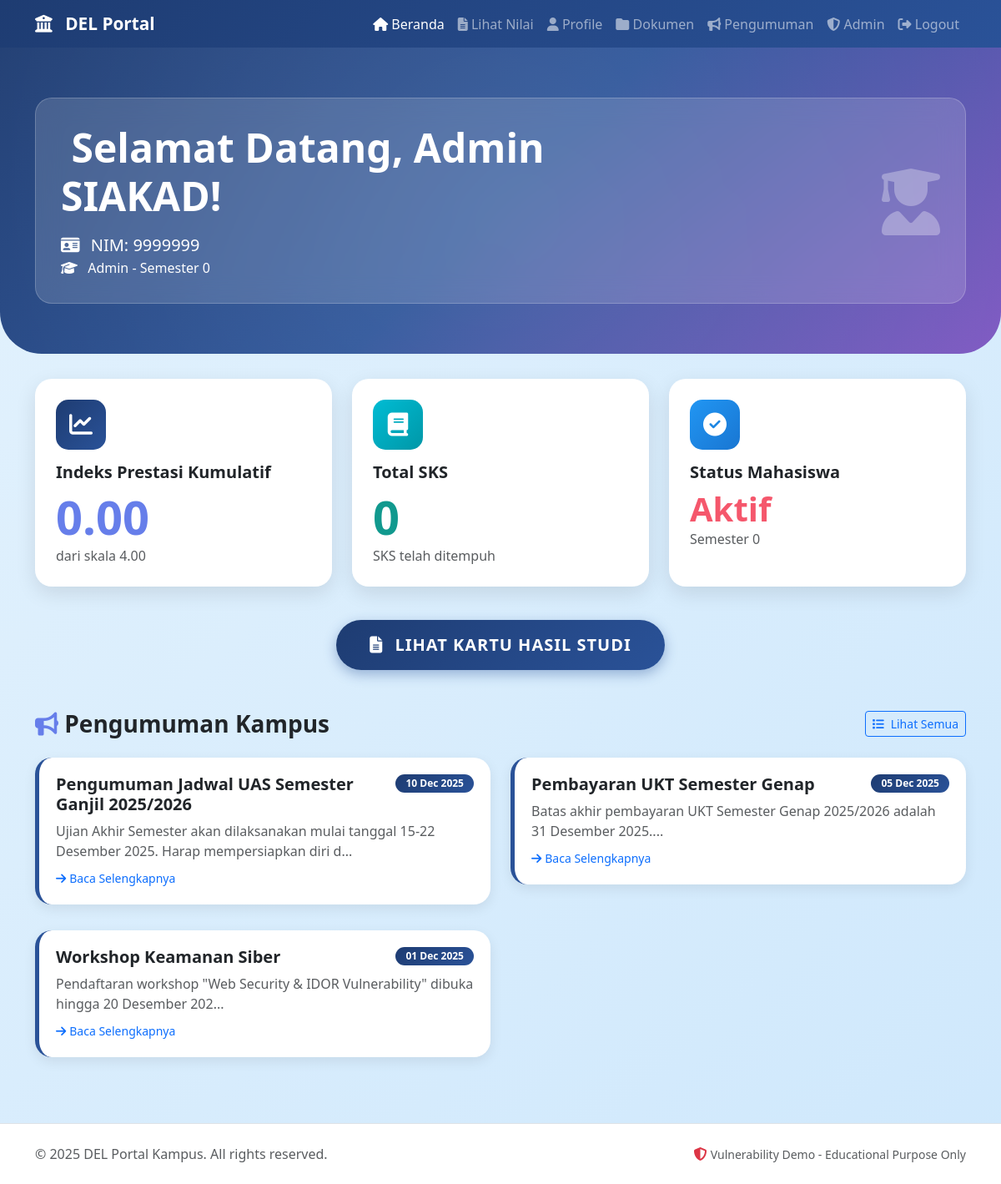
Page /dashboard.php (signed in) on the committed database.
### tables this page shows
CREATE TABLE IF NOT EXISTS mahasiswa (
    id INT AUTO_INCREMENT PRIMARY KEY,
    nama VARCHAR(100) NOT NULL,
    nim VARCHAR(20) NOT NULL UNIQUE,
    email VARCHAR(100) NOT NULL UNIQUE,
    password VARCHAR(255) NOT NULL,
    prodi VARCHAR(50) NOT NULL,
    semester INT NOT NULL,
    status ENUM('Aktif', 'Lulus', 'Cuti', 'Non-Aktif') DEFAULT 'Aktif',
    total_sks INT DEFAULT 0,
    ipk DECIMAL(3,2) DEFAULT 0.00,
    catatan_khusus TEXT NULL,
    foto_profil VARCHAR(255) DEFAULT 'default.jpg',
    role ENUM('mahasiswa', 'admin') DEFAULT 'mahasiswa',
    created_at TIMESTAMP DEFAULT CURRENT_TIMESTAMP,
    updated_at TIMESTAMP DEFAULT CURRENT_TIMESTAMP ON UPDATE CURRENT_TIMESTAMP
);

CREATE TABLE IF NOT EXISTS pengumuman (
    id INT AUTO_INCREMENT PRIMARY KEY,
    judul VARCHAR(200) NOT NULL,
    isi TEXT NOT NULL,
    tanggal DATE NOT NULL,
    created_at TIMESTAMP DEFAULT CURRENT_TIMESTAMP
);

### dashboard.php (the view, shortened to what this page needs)
<?php
$user_id = $_SESSION['user_id'];
$conn = getConnection();
$stmt = $conn->prepare("SELECT * FROM mahasiswa WHERE id = ?");
$stmt->bind_param("i", $user_id);
$stmt->execute();
$result = $stmt->get_result();
$user = $result->fetch_assoc();
$pengumuman_query = "SELECT * FROM pengumuman ORDER BY tanggal DESC LIMIT 6";
$pengumuman_result = $conn->query($pengumuman_query);
$pengumuman = [];
while ($row = $pengumuman_result->fetch_assoc()) {
    $pengumuman[] = $row;
}
?>
<!DOCTYPE html>
<html lang="id">
<head>
    <link href="https://cdn.jsdelivr.net/npm/bootstrap@5.3.2/dist/css/bootstrap.min.css" rel="stylesheet">
    <link href="https://cdnjs.cloudflare.com/ajax/libs/font-awesome/6.5.1/css/all.min.css" rel="stylesheet">
</head>
<body>
    <nav class="navbar navbar-expand-lg navbar-dark">
        <div class="container">
            <a class="navbar-brand" href="dashboard.php">
                <i class="fas fa-university"></i> DEL Portal
            </a>
            <div class="collapse navbar-collapse" id="navbarNav">
                <ul class="navbar-nav ms-auto">
                    <li class="nav-item">
                        <a class="nav-link active" href="dashboard.php">
                            <i class="fas fa-home"></i> Beranda
                        </a>
                    </li>
                    <li class="nav-item">
                        <a class="nav-link" href="khs.php?id=<?= $user_id ?>">
                            <i class="fas fa-file-alt"></i> Lihat Nilai
                        </a>
                    </li>
                    <li class="nav-item">
                        <a class="nav-link" href="profile.php">
                            <i class="fas fa-user"></i> Profile
                        </a>
                    </li>
                    <li class="nav-item">
                        <a class="nav-link" href="documents.php">
                            <i class="fas fa-folder"></i> Dokumen
                        </a>
                    </li>
                    <li class="nav-item">
                        <a class="nav-link" href="pengumuman.php">
                            <i class="fas fa-bullhorn"></i> Pengumuman
                        </a>
                    </li>
                    <?php if ($user['role'] === 'admin'): ?>
                    <li class="nav-item">
                        <a class="nav-link" href="admin.php">
                            <i class="fas fa-shield-alt"></i> Admin
                        </a>
                    </li>
                    <?php endif; ?>
                    <li class="nav-item">
                        <a class="nav-link" href="logout.php">
                            <i class="fas fa-sign-out-alt"></i> Logout
                        </a>
                    </li>
                </ul>
            </div>
        </div>
    </nav>
    <div class="hero-section">
        <div class="container">
            <div class="welcome-card">
                <div class="row align-items-center">
                    <div class="col-md-8">
                        <h1 class="display-5 fw-bold mb-3">
                            <i class="fas fa-hand-wave"></i> Selamat Datang, <?= htmlspecialchars($user['nama']) ?>!
                        </h1>
                        <p class="lead mb-0">
                            <i class="fas fa-id-card me-2"></i> NIM: <?= htmlspecialchars($user['nim']) ?>
                        </p>
                        <p class="mb-0">
                            <i class="fas fa-graduation-cap me-2"></i> <?= htmlspecialchars($user['prodi']) ?> - Semester <?= $user['semester'] ?>
                        </p>
                    </div>
                    <div class="col-md-4 text-end">
                        <div style="font-size: 80px; opacity: 0.3;">
                            <i class="fas fa-user-graduate"></i>
                        </div>
                    </div>
                </div>
            </div>
        </div>
    </div>
    <div class="container mb-5">
        <div class="row mb-4">
            <div class="col-md-4 mb-3">
                <div class="info-card">
                    <div class="icon icon-purple">
                        <i class="fas fa-chart-line"></i>
                    </div>
                    <h3 class="h5 fw-bold mb-2">Indeks Prestasi Kumulatif</h3>
                    <h2 class="display-4 fw-bold mb-0" style="color: #667eea;"><?= number_format($user['ipk'], 2) ?></h2>
                    <p class="text-muted mb-0">dari skala 4.00</p>
                </div>
            </div>
            <div class="col-md-4 mb-3">
                <div class="info-card">
                    <div class="icon icon-success">
                        <i class="fas fa-book"></i>
                    </div>
                    <h3 class="h5 fw-bold mb-2">Total SKS</h3>
                    <h2 class="display-4 fw-bold mb-0" style="color: #11998e;"><?= $user['total_sks'] ?></h2>
                    <p class="text-muted mb-0">SKS telah ditempuh</p>
                </div>
            </div>
            <div class="col-md-4 mb-3">
                <div class="info-card">
                    <div class="icon icon-warning">
                        <i class="fas fa-check-circle"></i>
                    </div>
                    <h3 class="h5 fw-bold mb-2">Status Mahasiswa</h3>
                    <h2 class="display-6 fw-bold mb-0" style="color: #f5576c;"><?= htmlspecialchars($user['status']) ?></h2>
                    <p class="text-muted mb-0">Semester <?= $user['semester'] ?></p>
                </div>
            </div>
        </div>
        <div class="text-center mb-5">
            <a href="khs.php?id=<?= $user_id ?>" class="btn btn-primary btn-khs btn-lg">
                <i class="fas fa-file-alt me-2"></i> Lihat Kartu Hasil Studi
            </a>
        </div>
        <div class="row">
            <div class="col-12">
                <div class="d-flex justify-content-between align-items-center mb-4">
                    <h3 class="mb-0 fw-bold">
                        <i class="fas fa-bullhorn" style="color: #667eea;"></i> Pengumuman Kampus
                    </h3>
                    <a href="pengumuman.php" class="btn btn-sm btn-outline-primary">
                        <i class="fas fa-list me-2"></i>Lihat Semua
                    </a>
                </div>
            </div>
            <?php foreach ($pengumuman as $item): ?>
            <div class="col-md-6 mb-3">
                <a href="pengumuman.php?id=<?= $item['id'] ?>" style="text-decoration: none; color: inherit;">
                    <div class="announcement-card">
                        <div class="d-flex justify-content-between align-items-start mb-2">
                            <h5 class="fw-bold mb-0"><?= htmlspecialchars($item['judul']) ?></h5>
                            <span class="badge badge-custom"><?= date('d M Y', strtotime($item['tanggal'])) ?></span>
                        </div>
                        <p class="text-muted mb-2">
                            <?= substr(htmlspecialchars($item['isi']), 0, 100) ?>...
                        </p>
                        <div class="text-primary">
                            <small><i class="fas fa-arrow-right me-1"></i>Baca Selengkapnya</small>
                        </div>
                    </div>
                </a>
            </div>
            <?php endforeach; ?>
        </div>
    </div>
    <footer class="bg-white py-4 mt-5 border-top">
        <div class="container">
            <div class="row">
                <div class="col-md-6">
                    <p class="mb-0 text-muted">© 2025 DEL Portal Kampus. All rights reserved.</p>
                </div>
                <div class="col-md-6 text-end">
                    <p class="mb-0 text-muted">
                        <i class="fas fa-shield-alt text-danger"></i>
                        <small>Vulnerability Demo - Educational Purpose Only</small>
                    </p>
                </div>
            </div>
        </div>
    </footer>
</body>
</html>

### dashboard.php (style rules this page uses)
body { background: linear-gradient(135deg, #e3f2fd 0%, #bbdefb 100%); min-height: 100vh; font-family: 'Segoe UI', Tahoma, Geneva, Verdana, sans-serif; animation: gradientShift 15s ease infinite; background-size: 200% 200%; }
.navbar { background: linear-gradient(135deg, #1e3c72 0%, #2a5298 100%) !important; box-shadow: 0 4px 20px rgba(30, 60, 114, 0.3); animation: slideDown 0.8s ease-out; }
.navbar-brand { font-weight: 700; font-size: 1.3rem; }
.navbar-brand i { margin-right: 10px; }
.hero-section { background: linear-gradient(135deg, #1e3c72 0%, #2a5298 50%, #7e57c2 100%); color: white; padding: 60px 0; margin-bottom: 30px; border-radius: 0 0 50px 50px; position: relative; overflow: hidden; }
.hero-section::before { content: ''; position: absolute; top: -50%; left: -50%; width: 200%; height: 200%; background: radial-gradient(circle, rgba(255,255,255,0.1) 0%, transparent 70%); animation: rotate 20s linear infinite; }
.welcome-card { background: rgba(255,255,255,0.15); backdrop-filter: blur(15px); border-radius: 20px; padding: 30px; border: 1px solid rgba(255,255,255,0.2); position: relative; z-index: 1; }
.info-card { background: white; border-radius: 20px; padding: 25px; box-shadow: 0 8px 25px rgba(0,0,0,0.1); transition: all 0.4s cubic-bezier(0.68, -0.55, 0.265, 1.55); height: 100%; position: relative; overflow: hidden; animation: cardSlideUp 0.8s ease-out; }
.info-card::before { content: ''; position: absolute; top: 0; left: -100%; width: 100%; height: 100%; background: linear-gradient(90deg, transparent, rgba(255,255,255,0.5), transparent); transition: 0.8s; }
.info-card .icon { width: 60px; height: 60px; border-radius: 15px; display: flex; align-items: center; justify-content: center; font-size: 28px; margin-bottom: 15px; }
.icon-purple { background: linear-gradient(135deg, #1e3c72 0%, #2a5298 100%); color: white; animation: pulse 2s ease-in-out infinite; }
.icon-success { background: linear-gradient(135deg, #00BCD4 0%, #0097A7 100%); color: white; animation: pulse 2s ease-in-out infinite; }
.icon-warning { background: linear-gradient(135deg, #2196F3 0%, #1976D2 100%); color: white; animation: pulse 2s ease-in-out infinite; }
.btn-khs { background: linear-gradient(135deg, #1e3c72 0%, #2a5298 100%); border: none; padding: 15px 40px; border-radius: 50px; font-weight: 600; text-transform: uppercase; letter-spacing: 1px; transition: all 0.3s; box-shadow: 0 5px 15px rgba(42, 82, 152, 0.4); }
.announcement-card { background: white; border-radius: 20px; padding: 20px; margin-bottom: 15px; border-left: 5px solid #2a5298; box-shadow: 0 5px 15px rgba(0,0,0,0.08); transition: all 0.3s; cursor: pointer; }
.badge-custom { background: linear-gradient(135deg, #1e3c72 0%, #2a5298 100%); padding: 5px 12px; border-radius: 20px; font-size: 12px; }

### rows in the picture
mahasiswa: nama "Admin SIAKAD", nim "9999999", prodi "Admin", semester "0", ipk "0.00", total_sks "0", status "Aktif"
pengumuman: judul "Pengumuman Jadwal UAS Semester Ganjil 2025/2026", tanggal "10 Dec 2025", isi "Ujian Akhir Semester akan dilaksanakan mulai tanggal 15-22 Desember 2025. Harap mempersiapkan diri d"
pengumuman: judul "Pembayaran UKT Semester Genap", tanggal "05 Dec 2025", isi "Batas akhir pembayaran UKT Semester Genap 2025/2026 adalah 31 Desember 2025."
pengumuman: judul "Workshop Keamanan Siber", tanggal "01 Dec 2025", isi "Pendaftaran workshop \"Web Security & IDOR Vulnerability\" dibuka hingga 20 Desember 202"
